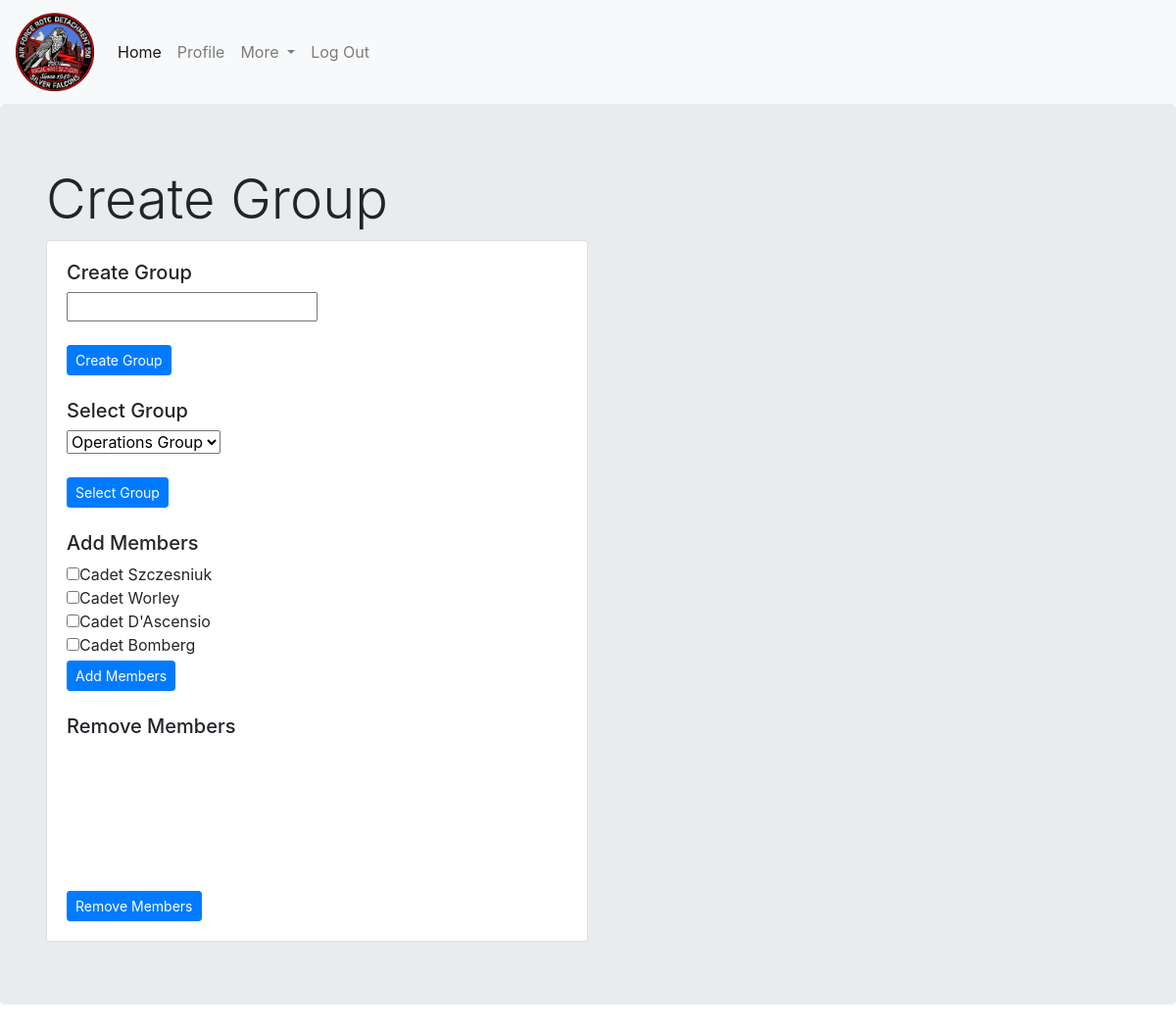
The app's page /addgroup.php (signed in) with its own data.
### tables this page shows
CREATE TABLE `cadet` (
  `firstName` varchar(255) DEFAULT NULL,
  `rank` varchar(10) DEFAULT NULL,
  `rin` int(11) NOT NULL,
  `primaryEmail` varchar(100) DEFAULT NULL,
  `secondaryEmail` varchar(255) DEFAULT NULL,
  `primaryPhone` bigint(15) NOT NULL,
  `secondaryPhone` bigint(15) DEFAULT NULL,
  `password` varchar(255) DEFAULT NULL,
  `bio` text,
  `flight` varchar(20) NOT NULL,
  `position` varchar(100) DEFAULT NULL,
  `groupMe` varchar(50) NOT NULL,
  `AFGoals` text,
  `awards` text,
  `middleName` varchar(255) DEFAULT NULL,
  `lastName` varchar(255) NOT NULL,
  `PGoals` text NOT NULL,
  `admin` tinyint(1) NOT NULL DEFAULT '0',
  `rfid` int(10) DEFAULT NULL
);

### addgroup.php (the view, shortened to what this page needs)
<?php
include('./assets/inc/header.php');
?>
<body>
<div class="jumbotron container-fluid">
  <div class="container">
    <h1 class="display-4"> Create Group </h1>
    <div class="card" id="Edit Groups" style = "width:50%;">
      <div class="card-body">
        <form id="makegroup" method="POST" name="makegroup" action="group.php">
            <h5 class="card-text">Create Group</h5>
            <input type="text" name="groupname" id="groupname"><br></br>
            <button class="btn btn-sm btn-primary" type="submit" name="submit">Create Group</button>
        </form><br>
        <h5 class="card-text">Select Group</h5>
        <form id="selectgroup" method="POST" name="selectgroup" action="addgroup.php">
            <select id="selectgroup" name="selectgroup">
            <?php
                $query = 'SELECT * FROM cadetGroup';
                $stmt = $mysqli->prepare($query);
                $stmt->execute();
                $result = $stmt->get_result();
                while ($row = $result->fetch_assoc()) {
                    if(isset($_SESSION['selectgroup']) && $_SESSION['selectgroup'] == $row['id'])
                    {
                      echo "<option selected value ='" . $row['id'] . "'>" . $row['label'] . "</option>";
                    }
                    else
                    {
                      echo "<option value ='" . $row['id'] . "'>" . $row['label'] . "</option>";
                    }
                }
                ?>
            </select><br></br>
            <button class="btn btn-sm btn-primary" type="submit" name="submit">Select Group</button>
            </form><br>
            <?php if(isset($_SESSION['selectgroup']))
                {
                    $visible = 'visible';
                }
                else
                {
                    $visible = 'hidden';
                }
            ?>
            <form id="addgroup" method="POST" name="addgroup" action="group.php" style="<?php echo $visible ?>">
              <h5 class="card-text">Add Members</h5>
              <div class="selectcadets" style="height:100px; width:200px; overflow-y: scroll;">
                <?php
                    $query = 'SELECT * FROM cadet';
                    $stmt = $mysqli->prepare($query);
                    $stmt->execute();
                    $result = $stmt->get_result();
                    while ($row = $result->fetch_assoc()) {
                        echo "<input type='checkbox' name='acadets[]' value ='" . $row['rin'] . "'>Cadet " . $row['lastName'] . "</input><br>";
                    }
                ?>
              </div>
            <button class="btn btn-sm btn-primary" type="submit" name="submit">Add Members</button>
        </form><br>
        <form id="addgroup" method="POST" name="addgroup" action="group.php" style="<?php echo $visible ?>">
            <h5>Remove Members</h5><br>
            <div class="selectcadets" style="height:100px; width:200px; overflow-y: scroll;">
            </div><br>
            <button class="btn btn-sm btn-primary" type="submit" name="submit">Remove Members</button>
        </form>
      </div>
    </div>
  </div>
</div>
</body>

### records on screen
cadet: lastName "Szczesniuk"
cadet: lastName "Worley"
cadet: lastName "D'Ascensio"
cadet: lastName "Bomberg"

### other values on screen
form field selectgroup "Operations Group"
